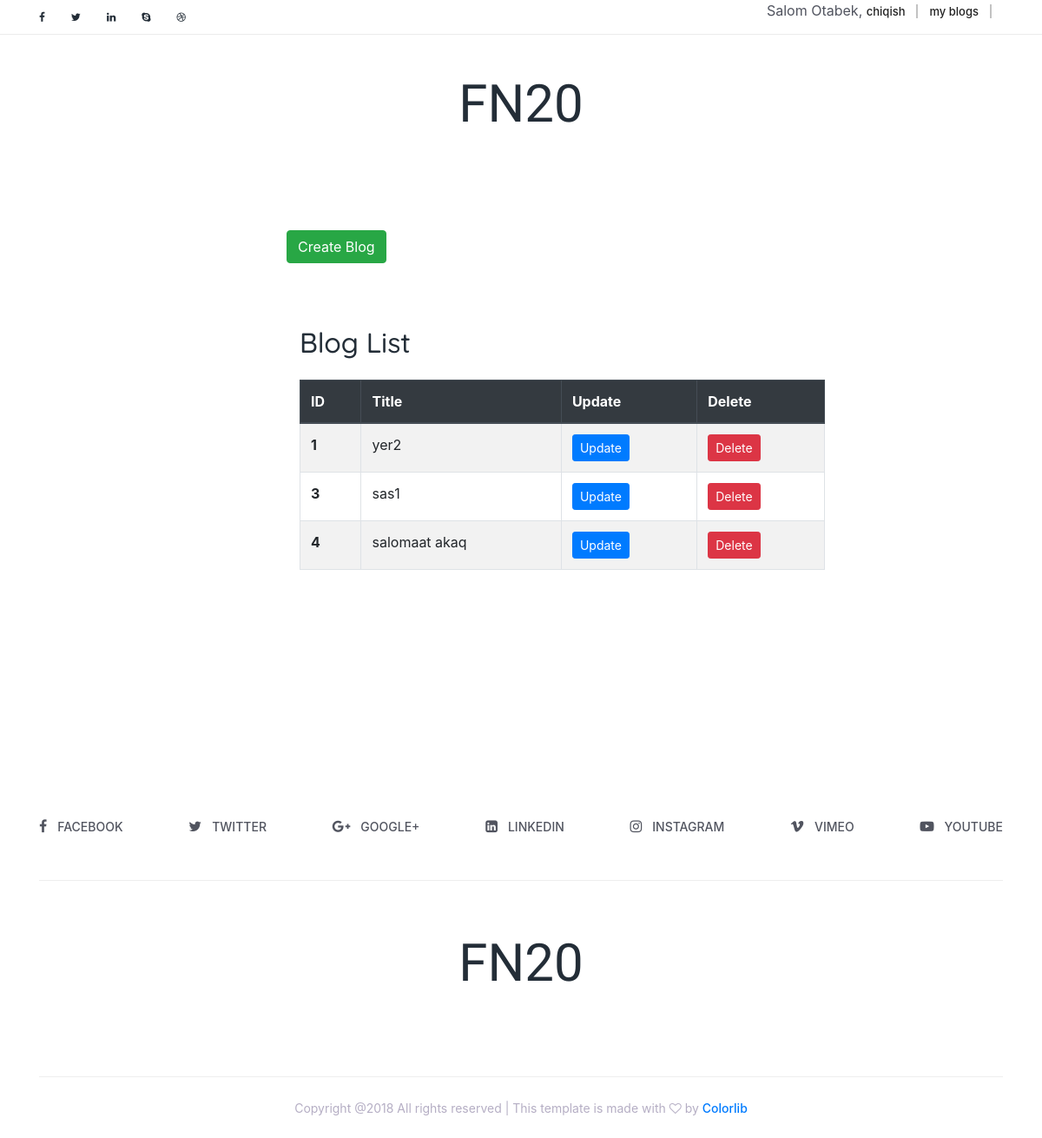
Screenshot of /dashboard/blogs/ (signed in) with the database file from the repository.
### main/models.py (models this page shows, shortened)
class User(AbstractUser):
    img = models.ImageField(upload_to='img', blank=True, null=True)
    bio = models.TextField(max_length=500, blank=True, null=True)
    location = models.CharField(max_length=50, blank=True, null=True)
    birth_date = models.DateField(blank=True, null=True)
    gender = models.CharField(max_length=50, blank=True, null=True)
    country = models.CharField(max_length=50, blank=True, null=True)
    phone = models.CharField(max_length=50, blank=True, null=True)

class Blog(models.Model):
    author = models.ForeignKey(User, on_delete=models.CASCADE)
    title = models.CharField(max_length=255)
    body = models.TextField()
    create_at = models.DateTimeField(auto_now_add=True)
    image = models.ImageField()

### main/dashboard/views.py (the view)
# urls.py: path('blogs/', views.my_blogs, name='my_blogs'),
@login_required
def my_blogs(request):
    blogs = models.Blog.objects.filter(author = request.user)
    return render(request, 'dashboard/list-blogs.html', {'blogs':blogs})

### templates/dashboard/list-blogs.html (shortened to what this page needs)
{% extends 'base.html' %}
{% block content %}
    <section class="archive-area section_padding_80">
        <div class="container">
            <div class="row">
                <div class="col-3"></div>
                <div class="col-12 col-md-7 item" style="height: 544px;">
                    <a href="{% url 'blog_create' %}" class="btn btn-success">Create Blog</a>
                    <br> <br>
                    <head>
                        <link href="https://stackpath.bootstrapcdn.com/bootstrap/4.5.2/css/bootstrap.min.css" rel="stylesheet">
                    </head>
                    <body>
                        <div class="container mt-5">
                            <h2 class="mb-4">Blog List</h2>
                            <table class="table table-striped table-bordered">
                                <thead class="thead-dark">
                                    <tr>
                                        <th scope="col">ID</th>
                                        <th scope="col">Title</th>
                                        <th scope="col">Update</th>
                                        <th scope="col">Delete</th>
                                    </tr>
                                </thead>
                                <tbody>
                                    {% for blog in blogs %}
                                    <tr>
                                        <th scope="row">{{ blog.id }}</th>
                                        <td>{{ blog.title }}</td>
                                        <td><a href="{% url 'blog_update' blog.id %}" class="btn btn-sm btn-primary">Update</a></td>
                                        <td><a href="{% url 'blog_delete' blog.id %}" class="btn btn-sm btn-danger">Delete</a></td>
                                    </tr>
                                    {% endfor %}
                                </tbody>
                            </table>
                        </div>
                    </body>
                </div>
            </div>
            </div>
    </section>
{% endblock %}

### templates/base.html (shortened to what this page needs)
<!DOCTYPE html>
<html lang="en">
{% load static %}
<head>
    <link href="{% static 'style.css' %}" rel="stylesheet">
    <link href="{% static 'css/responsive/responsive.css' %}" rel="stylesheet">
</head>
<body>
    <div class="top_header_area">
        <div class="container">
            <div class="row">
                <div class="col-5 col-sm-6">
                    <div class="top_social_bar">
                        <a href="#"><i class="fa fa-facebook" aria-hidden="true"></i></a>
                        <a href="#"><i class="fa fa-twitter" aria-hidden="true"></i></a>
                        <a href="#"><i class="fa fa-linkedin" aria-hidden="true"></i></a>
                        <a href="#"><i class="fa fa-skype" aria-hidden="true"></i></a>
                        <a href="#"><i class="fa fa-dribbble" aria-hidden="true"></i></a>
                    </div>
                </div>
                <div class="col-7 col-sm-6">
                    <div class="signup-search-area d-flex align-items-center justify-content-end">
                        {% if user.is_authenticated %}
                        <div class="login_register_area d-flex">
                            <div class="login">
                                <p>Salom {{user.username}}, <a href="{% url 'log_out' %}">chiqish</a><a href="{% url 'my_blogs' %}">my blogs</a></p>
                            </div>
                        </div>
                        {% endif %}
                    </div>
                </div>
            </div>
        </div>
    </div>
    <header class="header_area">
        <div class="container">
            <div class="row">
                <div class="col-12">
                    <div class="logo_area text-center">
                        <a href="#" class="yummy-logo">FN20</a>
                    </div>
                </div>
            </div>
        </div>
    </header>
{% block content %}
{% endblock %}
    <div class="social_icon_area clearfix">
        <div class="container">
            <div class="row">
                <div class="col-12">
                    <div class="footer-social-area d-flex">
                        <div class="single-icon">
                            <a href="#"><i class="fa fa-facebook" aria-hidden="true"></i><span>facebook</span></a>
                        </div>
                        <div class="single-icon">
                            <a href="#"><i class="fa fa-twitter" aria-hidden="true"></i><span>Twitter</span></a>
                        </div>
                        <div class="single-icon">
                            <a href="#"><i class="fa fa-google-plus" aria-hidden="true"></i><span>GOOGLE+</span></a>
                        </div>
                        <div class="single-icon">
                            <a href="#"><i class="fa fa-linkedin-square" aria-hidden="true"></i><span>linkedin</span></a>
                        </div>
                        <div class="single-icon">
                            <a href="#"><i class="fa fa-instagram" aria-hidden="true"></i><span>Instagram</span></a>
                        </div>
                        <div class="single-icon">
                            <a href="#"><i class="fa fa-vimeo" aria-hidden="true"></i><span>VIMEO</span></a>
                        </div>
                        <div class="single-icon">
                            <a href="#"><i class="fa fa-youtube-play" aria-hidden="true"></i><span>YOUTUBE</span></a>
                        </div>
                    </div>
                </div>
            </div>
        </div>
    </div>
    <footer class="footer_area">
        <div class="container">
            <div class="row">
                <div class="col-12">
                    <div class="footer-content">
                        <div class="footer-logo-area text-center">
                            <a href="index.html" class="yummy-logo">FN20</a>
                        </div>
                    </div>
                </div>
            </div>
        </div>
        <div class="container">
            <div class="row">
                <div class="col-12">
                    <div class="copy_right_text text-center">
                        <p>Copyright @2018 All rights reserved | This template is made with <i class="fa fa-heart-o" aria-hidden="true"></i> by <a href="https://colorlib.com" target="_blank">Colorlib</a></p>
                    </div>
                </div>
            </div>
        </div>
    </footer>
</body>

### static/style.css (style rules this page uses)
* { margin: 0; padding: 0; }
body { font-family: 'Poppins', sans-serif; position: relative; z-index: auto; }
h1, h2, h3, h4, h5, h6 { font-family: 'Quicksand', sans-serif; font-weight: 700; color: #232d37; line-height: 1.25; }
p { color: #51545f; font-size: 16px; }
.section_padding_80 { margin-top: 80px; margin-bottom: 80px; }
a, a:hover, a:focus, a:active { text-decoration: none; -webkit-transition-duration: 500ms; transition-duration: 500ms; font-weight: 500; outline: none; }
.top_header_area { width: 100%; height: 40px; border-bottom: 1px solid #ebebeb; }
.top_header_area .top_social_bar { display: -webkit-box; display: -ms-flexbox; display: flex; height: 40px; -webkit-box-align: center; -ms-flex-align: center; align-items: center; }
.top_header_area .top_social_bar > a { font-size: 12px; color: #232d37; margin-right: 30px; }
.top_header_area .top_social_bar > a:last-of-type { margin-right: 0; }
.top_header_area .signup-search-area { height: 40px; position: relative; z-index: 3; }
.top_header_area .signup-search-area a { font-size: 13px; color: #222; }
.top_header_area .signup-search-area .login a { margin-right: 13px; border-right: 2px solid #c2c2c2; padding-right: 13px; }
.logo_area .yummy-logo { font-family: 'Shadows Into Light Two', cursive; font-size: 60px; margin-bottom: 0; padding: 35px 0 20px 0; display: inline-block; color: #232d37; }
.footer-social-area { border-bottom: 1px solid #eeeeee; padding: 50px 0; -webkit-box-pack: justify; -ms-flex-pack: justify; justify-content: space-between }
.single-icon > a { color: #51545f; font-size: 14px; font-weight: 500; text-transform: uppercase; }
.single-icon > a > i { font-size: 16px; padding-right: 12px; }
.footer-content { padding: 50px 0 65px 0; border-bottom: 1px solid #eeeeee; }
.footer-logo-area .yummy-logo { font-family: 'Shadows Into Light Two', cursive; font-size: 60px; margin-bottom: 0; padding: 0 0 20px 0; display: inline-block; color: #232d37; }
.copy_right_text { width: 100%; height: 70px; display: -webkit-box; display: -ms-flexbox; display: flex; -webkit-box-align: center; -ms-flex-align: center; align-items: center; -webkit-box-pack: center; -ms-flex-pack: center; justify-content: center }
.copy_right_text > p { font-size: 14px; color: #b5aec4; margin-bottom: 0; }

### rows the page displays
User: username "Otabek"
Blog: id "1", title "yer2"
Blog: id "3", title "sas1"
Blog: id "4", title "salomaat akaq"
